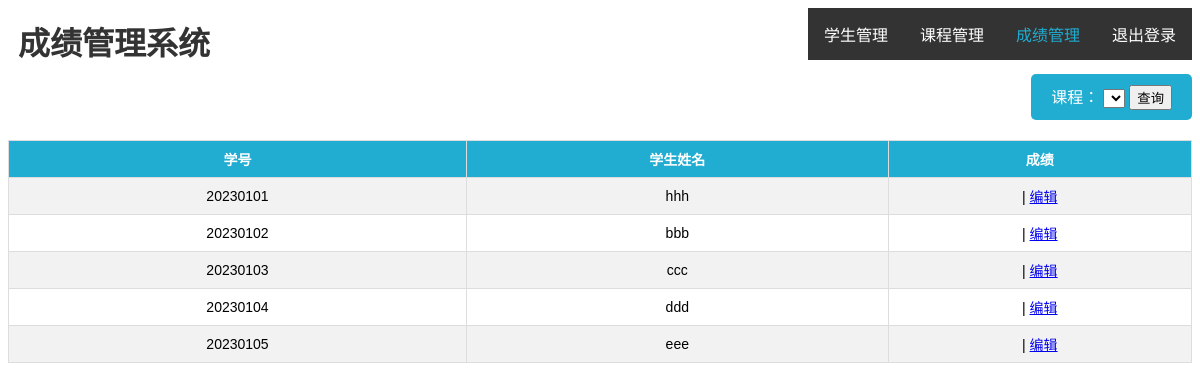
Page /php/score.php on the earlier database version.
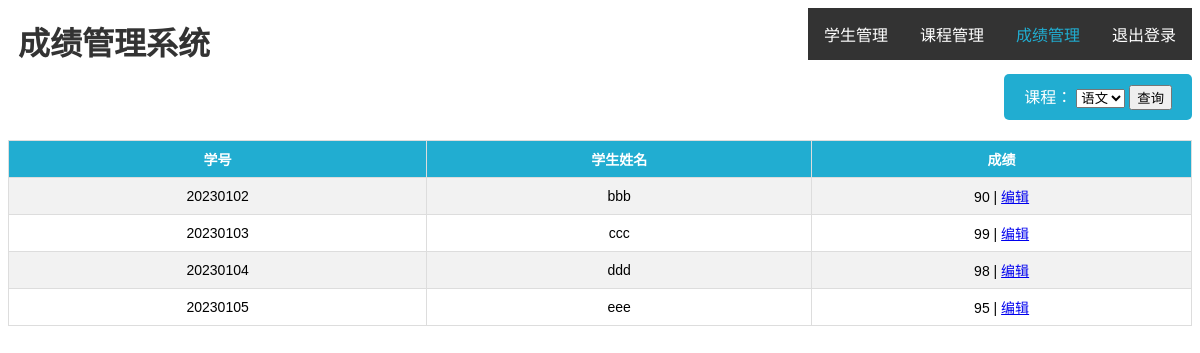
Same page on the later database version.
### tables this page shows
CREATE TABLE `student`  (
  `id` int(11) NOT NULL AUTO_INCREMENT,
  `sid` int(11) NULL DEFAULT NULL,
  `name` varchar(50) NULL DEFAULT NULL,
  `pwd` int(11) NULL DEFAULT NULL,
  PRIMARY KEY (`id`) USING BTREE
);

CREATE TABLE `score`  (
  `score_id` int(11) NOT NULL AUTO_INCREMENT,
  `student_id` int(11) NOT NULL,
  `course_id` int(11) NOT NULL,
  `score` int(11) NULL DEFAULT NULL,
  PRIMARY KEY (`score_id`) USING BTREE
);

### php/score.php (the view, shortened to what this page needs)
<?php
$con = mysqli_connect('localhost', 'score', '123456');
?>
<!DOCTYPE html>
<html>
<head>
</head>
<body>
    <h1>成绩管理系统</h1>
    <ul>
        <li><a href="admin_home.php">学生管理</a></li>
        <li><a href="course.php">课程管理</a></li>
        <li><a href="score.php" class="active">成绩管理</a></li>
        <li><a href="index.php">退出登录</a></li>
    </ul>
    <form method="get" action="" class="add">
        <label for="course_id">课程：</label>
        <select id="course_id" name="course_id">
            <?php
            $sql = "SELECT * FROM Course";
            $result = mysqli_query($con, $sql);
            while ($row = mysqli_fetch_assoc($result)) {
                echo "<option value='" . $row["course_id"] . "'>" . $row["course_name"] . "</option>";
            }
            ?>
        </select>
        <input type="submit" class="button1" value="查询">
    </form>
    <?php
    $course_id = $_GET['course_id'];
    if (!$course_id)
        $course_id = 1001;
    $sql = "SELECT * FROM score  right join  student  on  student.sid =score.student_id  and  score.course_id = " . $course_id;
    $result = mysqli_query($con, $sql);
    echo "<table>";
    echo "<tr><th>学号</th><th>学生姓名</th><th>成绩</th></tr>";
    while ($row = mysqli_fetch_assoc($result)) {
        echo '<tr>';
        echo '<td>' . $row["sid"] . '</td>';
        echo '<td>' . $row["name"] . '</td>';
        echo '<td>' . $row["score"] . ' | ';
        echo '<a href="score_save.php?score_id=' . $row["score_id"] . '&sid=' . $row["sid"] . '&score=' . $row["score"] . '&course_id=' . $course_id . '&name=' . $row["name"] . '">编辑</a></td></tr>';
    }
    echo "</table>";
    ?>
</body>
</html>

Differences in the rows shown:
removed student: sid "20230101", name "hhh"
no longer on this page (row unchanged): student: sid "20230102", name "bbb"
no longer on this page (row unchanged): student: sid "20230103", name "ccc"
no longer on this page (row unchanged): student: sid "20230104", name "ddd"
no longer on this page (row unchanged): student: sid "20230105", name "eee"
added score: student.sid "20230102", student.name "bbb", score "90"
added score: student.sid "20230103", student.name "ccc", score "99"
added score: student.sid "20230104", student.name "ddd", score "98"
added score: student.sid "20230105", student.name "eee", score "95"
Other differences:
form field course_id: (not shown) → "语文"
